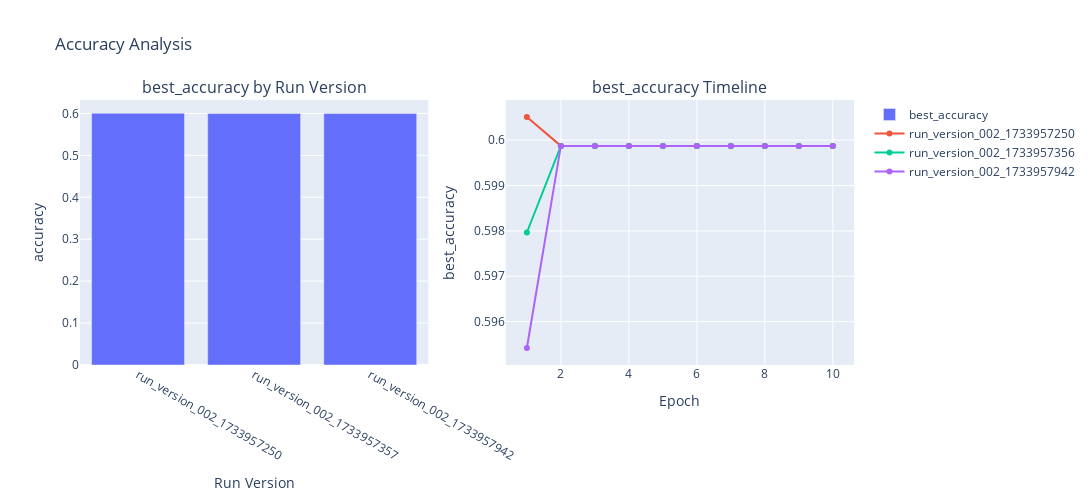

The notebook cell saved with this chart:
### Markdown cell above
# Основные метрики

### Code cell
fig_accuracy = plot_metric_analysis(history, 'accuracy', metrics, 'best_accuracy', "Accuracy Analysis")

### Figure 1 — Plotly figure (JSON) as saved in the notebook; plotly's stock layout.template omitted (floating-point values rounded to 4 significant figures)
{"data": [{"name": "best_accuracy", "x": ["run_version_002_1733957250", "run_version_002_1733957357", "run_version_002_1733957942"], "y": [0.6005, 0.5999, 0.5999], "type": "bar", "xaxis": "x", "yaxis": "y"}, {"mode": "lines+markers", "name": "run_version_002_1733957250", "x": [1, 2, 3, 4, 5, 6, 7, 8, 9, 10], "y": [0.6005, 0.5999, 0.5999, 0.5999, 0.5999, 0.5999, 0.5999, 0.5999, 0.5999, 0.5999], "type": "scatter", "xaxis": "x2", "yaxis": "y2"}, {"mode": "lines+markers", "name": "run_version_002_1733957356", "x": [1, 2, 3, 4, 5, 6, 7, 8, 9, 10], "y": [0.598, 0.5999, 0.5999, 0.5999, 0.5999, 0.5999, 0.5999, 0.5999, 0.5999, 0.5999], "type": "scatter", "xaxis": "x2", "yaxis": "y2"}, {"mode": "lines+markers", "name": "run_version_002_1733957942", "x": [1, 2, 3, 4, 5, 6, 7, 8, 9, 10], "y": [0.5954, 0.5999, 0.5999, 0.5999, 0.5999, 0.5999, 0.5999, 0.5999, 0.5999, 0.5999], "type": "scatter", "xaxis": "x2", "yaxis": "y2"}], "layout": {"xaxis": {"anchor": "y", "domain": [0.0, 0.45], "title": {"text": "Run Version"}}, "yaxis": {"anchor": "x", "domain": [0.0, 1.0], "title": {"text": "accuracy"}}, "xaxis2": {"anchor": "y2", "domain": [0.55, 1.0], "title": {"text": "Epoch"}}, "yaxis2": {"anchor": "x2", "domain": [0.0, 1.0], "title": {"text": "best_accuracy"}}, "annotations": [{"font": {"size": 16}, "showarrow": false, "text": "best_accuracy by Run Version", "x": 0.225, "xanchor": "center", "xref": "paper", "y": 1.0, "yanchor": "bottom", "yref": "paper"}, {"font": {"size": 16}, "showarrow": false, "text": "best_accuracy Timeline", "x": 0.775, "xanchor": "center", "xref": "paper", "y": 1.0, "yanchor": "bottom", "yref": "paper"}], "title": {"text": "Accuracy Analysis"}, "height": 500, "width": 1200, "showlegend": true}}
